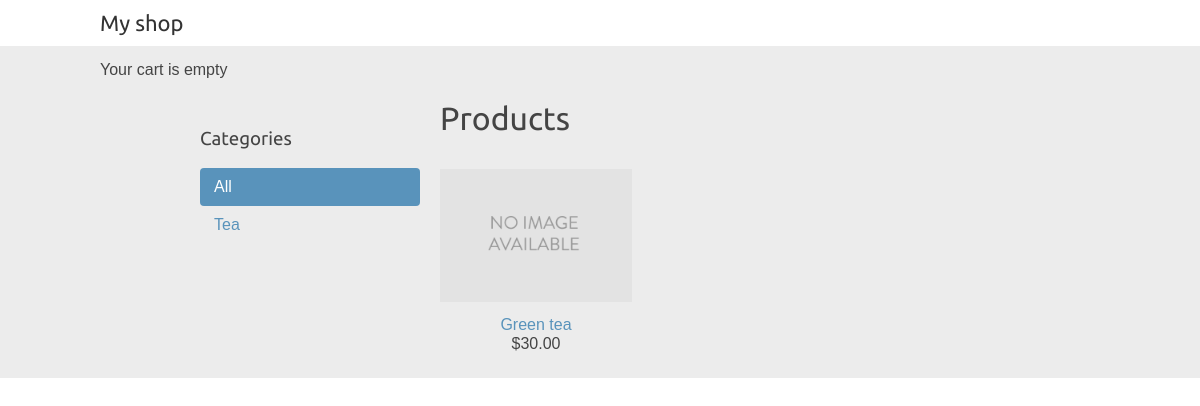
Before: / with the older database file.
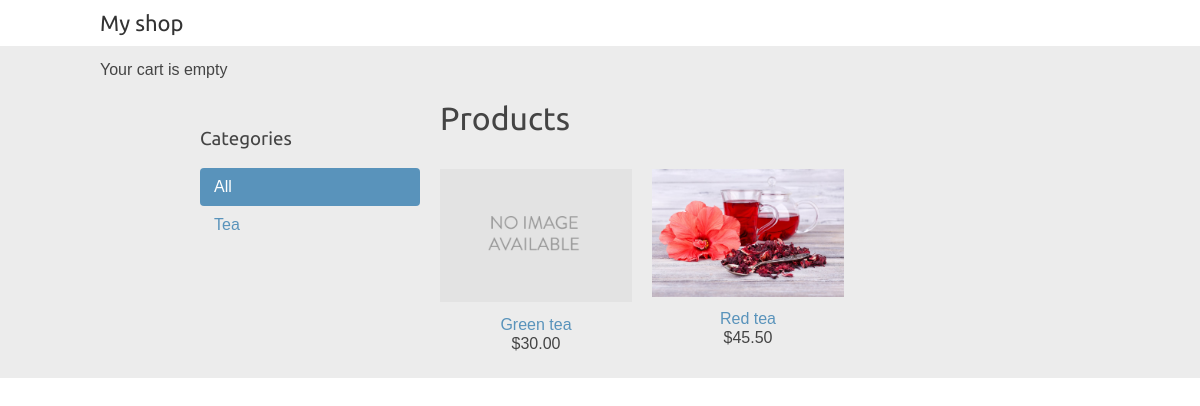
After: the same page with the newer database file.
### shop/models.py (models this page shows, shortened)
class Category(models.Model):
    name = models.CharField(max_length=200)
    slug = models.SlugField(max_length=200,
                            unique=True)
    class Meta:
        ordering = ['name']
        indexes = [
            models.Index(fields=['name']),
        ]
        verbose_name = 'category'
        verbose_name_plural = 'categories'
    def get_absolute_url(self):
        return reverse('shop:product_list_by_category',
                       args=[self.slug])

class Product(models.Model):
    category = models.ForeignKey(Category,
                                 related_name='products',
                                 on_delete=models.CASCADE)
    name = models.CharField(max_length=200)
    slug = models.SlugField(max_length=200)
    image = models.ImageField(upload_to='products/%Y/%m/%d',
                              blank=True)
    description = models.TextField(blank=True)
    price = models.DecimalField(max_digits=10,
                                decimal_places=2)
    available = models.BooleanField(default=True)
    created = models.DateTimeField(auto_now_add=True)
    updated = models.DateTimeField(auto_now=True)
    class Meta:
        ordering = ['name']
        indexes = [
            models.Index(fields=['id', 'slug']),
            models.Index(fields=['name']),
            models.Index(fields=['-created']),
        ]
    def get_absolute_url(self):
        return reverse('shop:product_detail',
                       args=[self.id, self.slug])

### shop/views.py (the view)
# urls.py: path('', views.product_list, name='product_list'),
def product_list(request, category_slug=None):
    category = None
    categories = Category.objects.all()
    products = Product.objects.filter(available=True)
    if category_slug:
        category = get_object_or_404(Category, slug=category_slug)
        products = products.filter(category=category)
    return render(request,
                 'shop/product/list.html',
                 {'category': category,
                 'categories': categories,
                 'products': products})

### shop/templates/shop/product/list.html (shortened to what this page needs)
{% extends "shop/base.html" %}
{% load static %}
{% block content %}
  <div id="sidebar">
    <h3>Categories</h3>
    <ul>
      <li {% if not category %}class="selected"{% endif %}>
        <a href="{% url 'shop:product_list' %}">All</a>
      </li>
      {% for c in categories %}
        <li {% if category.slug == c.slug %}class="selected"{% endif %}>
          <a href="{{ c.get_absolute_url }}">{{ c.name }}</a>
        </li>
      {% endfor %}
    </ul>
  </div>
  <div id="main" class="product-list">
    <h1>{% if category %}{{ category.name }}{% else %}Products{% endif %}</h1>
    {% for product in products %}
      <div class="item">
        <a href="{{ product.get_absolute_url }}">
          <img src="{% if product.image %}{{ product.image.url }}{% else %}{% static 'img/no_image.png' %}{% endif %}">
        </a>
        <a href="{{ product.get_absolute_url }}">{{ product.name }}</a>
        <br>
        ${{ product.price }}
      </div>
    {% endfor %}
  </div>
{% endblock %}

### shop/templates/shop/base.html (shortened to what this page needs)
{% load static %}
<!DOCTYPE html>
<html lang="en">
<head>
    <link rel="stylesheet" href="{% static 'css/base.css' %}">
</head>
<body>
    <div id="header">
        <a href="/" class="logo">My shop</a>
    </div>
    <div id="subheader">
        <div class="card">
            Your cart is empty
        </div>
        <div id="content">
            {% block content %}
            {% endblock %}
        </div>
    </div>
</body>
</html>

### shop/static/css/base.css (style rules this page uses)
body { margin: 0; padding: 0; font-family: helvetica, sans-serif; }
h1, h2, h3, h4, h5, h6 { font-family: 'Ubuntu', sans-serif; font-weight: normal; }
a { text-decoration: none; color: #5993bb; }
#header { padding: 10px 100px; font-size: 18px; overflow: auto; }
#subheader { background: #ececec; color: #444; padding: 15px 100px; overflow: auto; }
#header .logo { font-family: 'Ubuntu', sans-serif; float: left; color: #333; font-size: 22px; margin-right: 10%; }
#content { padding: 0 100px; overflow: hidden; }
#sidebar { width: 220px; padding: 30px 20px 0 0; float: left; }
#sidebar ul { margin: 0; padding: 0; }
#sidebar ul li { margin: 0; list-style: none; padding: 10px 14px; }
#sidebar ul li a { display: block; }
#sidebar ul li.selected { background: #5993bb; border-radius: 4px; }
#sidebar ul li.selected a { color: #fff; }
#main { float: left; width: 96%; margin-right: -220px; overflow: hidden; }
.product-list .item { width: 25%; padding: 10px 20px 10px 0; float: left; text-align: center; line-height: 1.2; }
.product-list .item img { width: 100%; margin-bottom: 8px; }

Changed rows visible on the page:
added Product: image (picture), name "Red tea", price "45.50"
